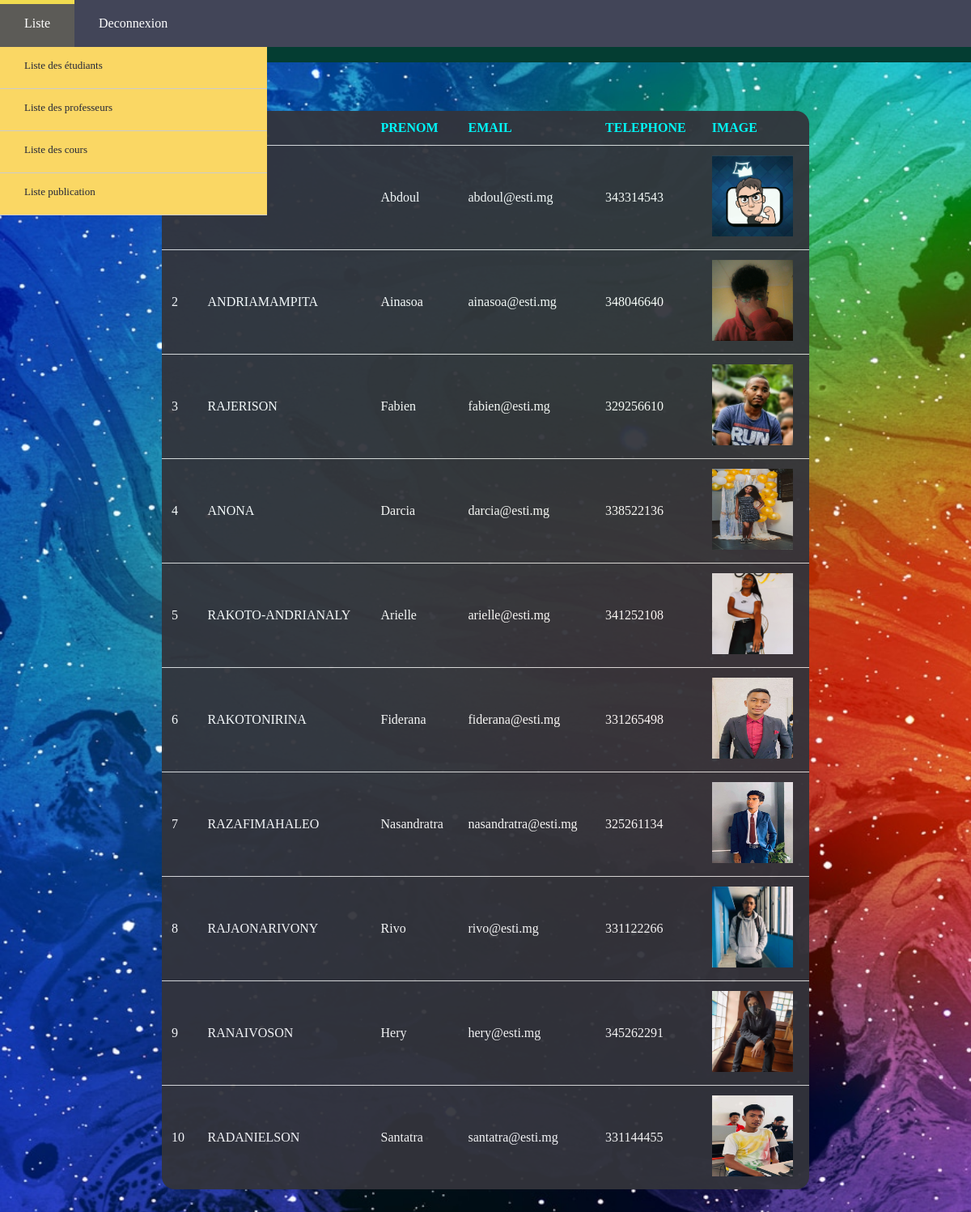
Screenshot of /views/admin/listeEtudiant.php with the database file from the repository.
### tables this page shows
CREATE TABLE IF NOT EXISTS `etudiant` (
  `id_etudiant` int NOT NULL AUTO_INCREMENT,
  `nom_etudiant` varchar(100) NOT NULL,
  `prenom_etudiant` varchar(100) NOT NULL,
  `email_etudiant` varchar(100) NOT NULL,
  `mdp_etudiant` varchar(500) NOT NULL,
  `tel_etudiant` double NOT NULL,
  `image_etudiant` varchar(500) NOT NULL,
  `admin` tinyint(1) NOT NULL,
  PRIMARY KEY (`id_etudiant`)
);

### models/user.php (called while the page is built, shortened)
<?php
	class User extends Database
	{
        public function listUser($status)
        {
            $bdd = $this -> dbConnect();
            $sql = $bdd -> prepare ('SELECT id_'.$status.', nom_'.$status.', prenom_'.$status.', email_'.$status.', tel_'.$status.', image_'.$status.' FROM '.$status );
            $sql -> execute();
            $tab = $sql -> fetchall();
            return $tab;
        }
	}

### controllers/manageEtudiant.php (the view, shortened to what this page needs)
<?php
    class ManageEtudiant
    {
        public function listEtudiant()
        {
            require_once("models/user.php");
            $etudiant = new User;
            $listeEt = $etudiant -> listUser('etudiant');
            if (!empty($_GET["pgAdmin"]))
            {
                if ($_GET["pgAdmin"] == "pgEt")
                {
                    foreach ($listeEt as $val)
                    {
                        echo "<tr>";
                            echo "<td>".$val['id_etudiant']."</td>";
                            echo "<td>".strtoupper($val['nom_etudiant'])."</td>";
                            echo "<td>".ucwords($val['prenom_etudiant'])."</td>";
                            echo "<td>".$val['email_etudiant']."</td>";
                            echo "<td>0".$val['tel_etudiant']."</td>";
                            echo "<td>".'<img src="assets/images/etudiant/'. $val['image_etudiant'] .'" height=100 width=100 >'."</td>";
                            echo '<td>
                                    <div><a class="btn" href="admin.php?pgAdmin=pgEt&pg=listeEt&modif='.$val['id_etudiant'].'">MODIFIER</a></div><br>
                                    <div><a class="btn" href="admin.php?pgAdmin=pgEt&pg=listeEt&act='.$val['id_etudiant'].'">EFFACER</a></div>
                                </td>';
                        echo"</tr>";
                    }
                }
            }
            else
            {
                foreach ($listeEt as $val)
                {
                    echo "<tr>";
                        echo "<td>".strtoupper($val['id_etudiant'])."</td>";
                        echo "<td>".ucwords($val['nom_etudiant'])."</td>";
                        echo "<td>".$val['prenom_etudiant']."</td>";
                        echo "<td>".$val['email_etudiant']."</td>";
                        echo "<td>".$val['tel_etudiant']."</td>";
                        echo "<td>".'<img src="assets/images/etudiant/'. $val['image_etudiant'] .'" height=100 width=100 >'."</td>";
                        echo"</tr>";
                }
            }
        }
    }
?>

### assets/css/list.css (style rules this page uses)
body { padding: 0; margin: 0; font-family: Verdana, Geneva, Tahoma, sans-serif; background-image: url("../images/space/6.jpg") ; background-size: cover; background-repeat: no-repeat; background-attachment: fixed; }
tr { transition: all 0.2s ease-in; cursor: pointer; }
th,td { padding: 12px; text-align: left; }
td { border-top: 1px solid #ddd; }

### assets/css/navbar3.css (style rules this page uses)
body { font-family: 'Source code pro', Calibri, serif; margin: 0px; padding: 0px; }

### rows the page displays
etudiant: prenom_etudiant "Abdoul", email_etudiant "abdoul@esti.mg", tel_etudiant "343314543", image_etudiant (picture)
etudiant: id_etudiant "2", nom_etudiant "ANDRIAMAMPITA", prenom_etudiant "Ainasoa", email_etudiant "ainasoa@esti.mg", tel_etudiant "348046640", image_etudiant (picture)
etudiant: id_etudiant "3", nom_etudiant "RAJERISON", prenom_etudiant "Fabien", email_etudiant "fabien@esti.mg", tel_etudiant "329256610", image_etudiant (picture)
etudiant: id_etudiant "4", nom_etudiant "ANONA", prenom_etudiant "Darcia", email_etudiant "darcia@esti.mg", tel_etudiant "338522136", image_etudiant (picture)
etudiant: id_etudiant "5", nom_etudiant "RAKOTO-ANDRIANALY", prenom_etudiant "Arielle", email_etudiant "arielle@esti.mg", tel_etudiant "341252108", image_etudiant (picture)
etudiant: id_etudiant "6", nom_etudiant "RAKOTONIRINA", prenom_etudiant "Fiderana", email_etudiant "fiderana@esti.mg", tel_etudiant "331265498", image_etudiant (picture)
etudiant: id_etudiant "7", nom_etudiant "RAZAFIMAHALEO", prenom_etudiant "Nasandratra", email_etudiant "nasandratra@esti.mg", tel_etudiant "325261134", image_etudiant (picture)
etudiant: id_etudiant "8", nom_etudiant "RAJAONARIVONY", prenom_etudiant "Rivo", email_etudiant "rivo@esti.mg", tel_etudiant "331122266", image_etudiant (picture)
etudiant: id_etudiant "9", nom_etudiant "RANAIVOSON", prenom_etudiant "Hery", email_etudiant "hery@esti.mg", tel_etudiant "345262291", image_etudiant (picture)
etudiant: id_etudiant "10", nom_etudiant "RADANIELSON", prenom_etudiant "Santatra", email_etudiant "santatra@esti.mg", tel_etudiant "331144455", image_etudiant (picture)
